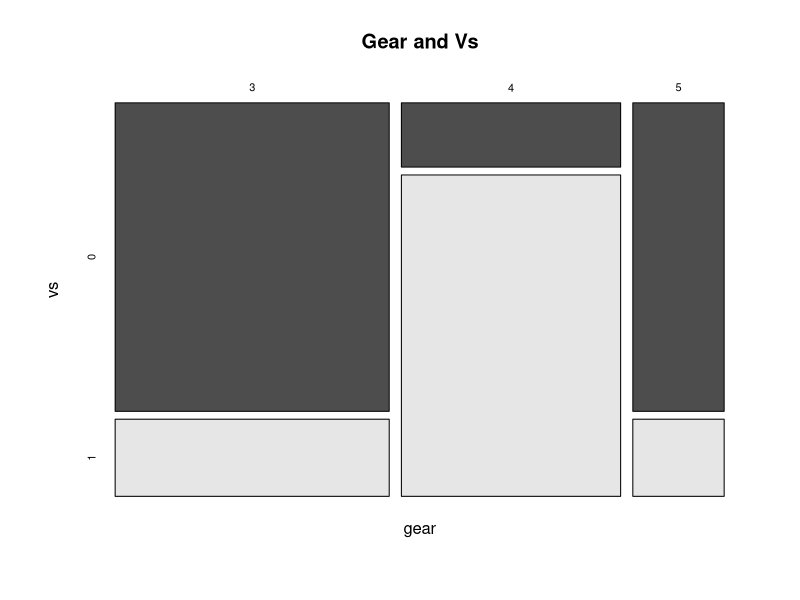
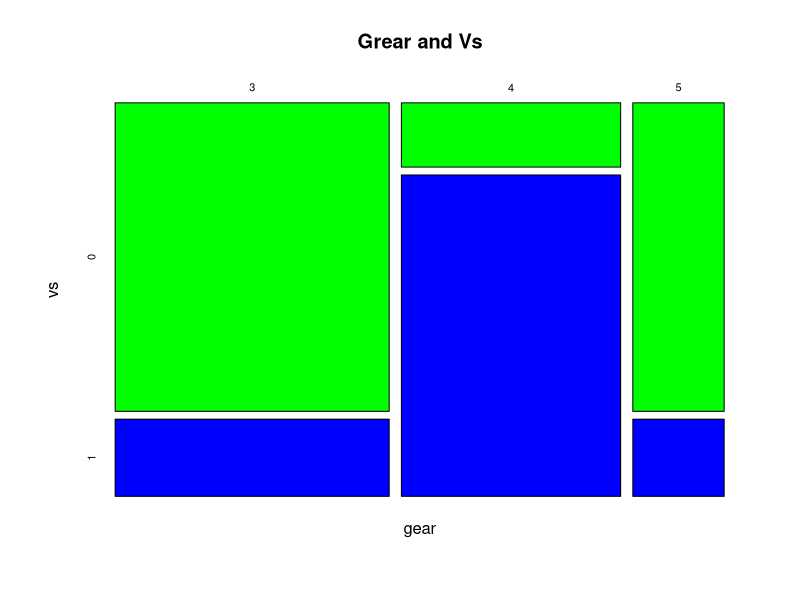
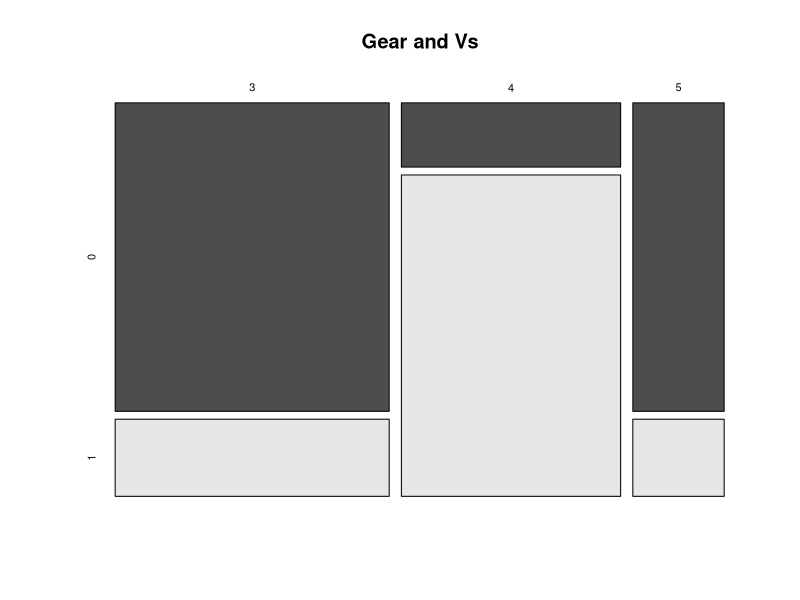
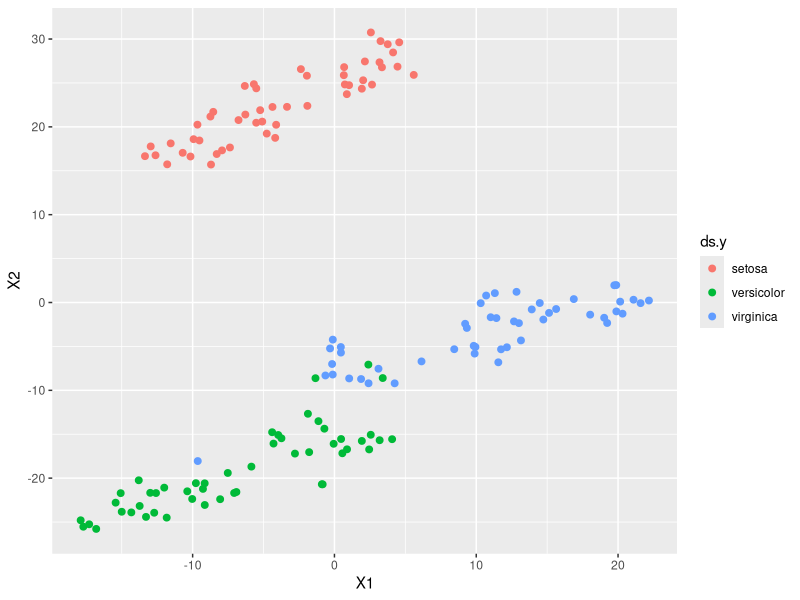

Here is the R script that generated these plots, in order:
# 2019.12.10(화)
#
# map, 차원 축소

# http://www.rdocumentation.org/packages/vcd/versions/1.4-4/topics/mosaic
#
# 모자익 함수 설명
# 시각화 도구 사용 방법
#
# 범주형이면서 다중 변수에 대해 빈도를 확인 할 때 쓰임



#### mosic plot
##
##    다중변수 범주형 데이터에 대한 각 변수의
##    그룹별 비율을 면적으로 표시


str( mtcars )
head( mtcars )
mosaicplot( ~gear + vs,             # 대상 변수    ~다음 : x축, +다음 : y축
            data = mtcars,          # 데이터셋
            color= TRUE,            # y축 변수의 그룹별 "음영" 다르게 표시
            main = "Gear and Vs" )  # 제목

# x축, y축 다 범주형
# 그룹별 비율을 면적으로 표현



mosaicplot( ~gear + vs, data = mtcars,
            color= c( "green", "blue" ),  # 벡터를 줘서 색상 입히기.
            main = "Grear and Vs" )

tbl <- table( mtcars$gear, mtcars$vs )
tbl
mosaicplot( tbl, color= T, main = "Gear and Vs" )  

# 테이블 함수는 비도체크, 범주형에 많이 씀 (범주 1개)
# 여기선 변수 2개 쓰임.
# 테이블 행이 x축, 열이 y축
# 전체적인 비율을 눈으로 비교 가능.

# 변수 3~4개 이상 사용 -> 3, 4차원 이상 [차원 올라갈수록 인지 어렵]
# 가장 인지하기 좋은 차원은 2,3 차원( 특히 2차원 의주로 본다 )

## 필요한 것은 차원 축소 (분석 가능한 차원으로 축소)
## 단 축소하면 데이터 손실이 생기는 단점이 있다.
## 그러나 데이터 손실이 있음에도 분석할 수 있는게 더 낫다.



# 차원 축소 기법 => t-sne 기법


#
# 차원 축소( dimension reduction )
#

install.packages( "Rtsne" )

library( Rtsne )
library( ggplot2 )

ds <- iris[ , -5 ]  
ds                  # 지금 변수4개, 4차원 상태

# 
# 차원 축소 할려면 "중복 데이터 제거"
#

dup= which( duplicated( ds ) )
dup  # 중복 데이터 확인 

ds <- ds[ -dup, ]  # 중복 데이터 자체 제거.
ds.y <- iris$Species[ -dup ]  #중복된 위치(데이터)의 품종까지 제거.


#
# 차원 축소 수행 " t-SNE "
#

tsne <- Rtsne( ds, # 차원 축소 대상 데이터셋
               dim= 2, # 축소할 차원 / 2 or 3 차원
               perplexity= 10 ) 
# 차원 축소 과정에서 데이터 샘플링을 수행하는데
# 샘플의 갯수
# '대상 데이터수' / 3 보다 작게 지정
# 즉 여기선 149 / 3 값 보다 작은 범위로 설정 (149는 중복 제거된 수)

# 3차원에서 그림 못그리고 파악 못한다면 데이터 손실이 되더라도
# 2차원으로 축소하여  분석이 된다면 수행하자. 


# 조금씩 나눠서 차원 축소해야 덜 손해 (그래서 내부적으로 샘플링 함)

tsne <- Rtsne( ds, dim= 2, perplexity= 10 )


# 차원축소 결과 시각화

df.tens <- data.frame( tsne$Y )
head( df.tens )

ggplot( df.tens, aes( x= X1, y= X2, color= ds.y ) ) +
  geom_point( size= 2 )
